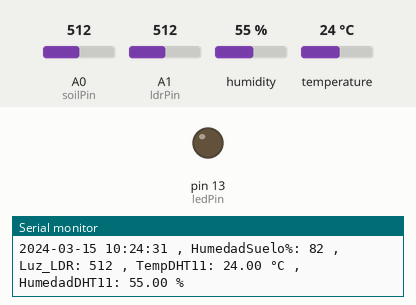
Bench run of a sketch on a simulated Arduino Uno, built with avr-gcc and run on an emulated ATmega328P. On the bench: output pins drawn as LEDs (lit = HIGH), the last lines printed to the serial monitor. Inputs (shaded band) come from the test bench; at power-on: A0 (soilPin) = 512, A1 (ldrPin) = 512, humidity 55 %, temperature 24 °C. The local clock reads 2024-03-15 10:24:30 at power-on unless the sketch sets it.

Above: at 1.8 s.
1.9 s: A0 (soilPin) set to 690
3.4 s: A0 (soilPin) set to 707
At 5.2 s:
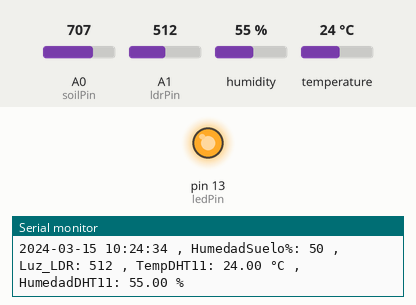
5.7 s: A0 (soilPin) set to 306
At 7.1 s:
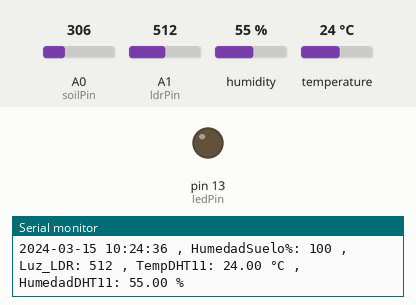
7.8 s: A0 (soilPin) set to 710
At 8.9 s:
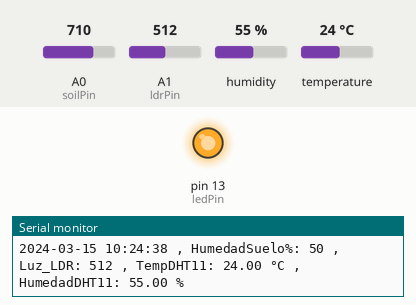
Timing chart, 0 to 10.8 s (numbered marks = the images above; inputs shaded):
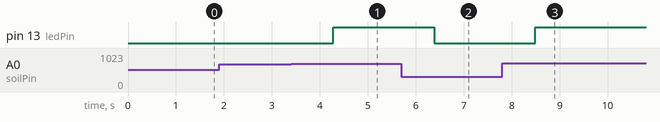

Measured:
- the behaviour switches between 700 and 701 on A0 (soilPin) (found by bisection; images 0 and 1)
- after the input at 3.4 s, pin 13 (ledPin): LOW → HIGH after 0.88 s
- after the input at 5.7 s, pin 13 (ledPin): HIGH → LOW after 0.68 s
- after the input at 7.8 s, pin 13 (ledPin): LOW → HIGH after 0.69 s

The sketch:

MultiSensor_V2.ino
```cpp
/*
   Universidad EAFIT
   Escuela de Ciencias Aplicadas e Ingeniería
   Ingeniería Agronómica
   Curso:    Pensamiento computacional II
   Programa: Ejemplo básico para uso académico de captura de humedad del suelo + RTC + DHT11 + Fotocelda
   Por:      Yomin Jaramillo
*/

// ===== Librerías =====
#include <Wire.h>               // Comunicación I2C
#include "RTClib.h"             // RTC (Adafruit RTClib)
#include "DHT.h"                // Librería del sensor DHT11

// ===== Configuración de sensores =====
#define DHTPIN 2                // Pin digital donde se conecta el DHT11
#define DHTTYPE DHT11           // Tipo de sensor DHT
DHT dht(DHTPIN, DHTTYPE);       // Instancia del sensor DHT11

RTC_DS1307 rtc;                 // Instancia del reloj DS1307

// ===== Pines de sensores y LED =====
const int soilPin = A0;         // Pin analógico del sensor de humedad de suelo
const int ldrPin  = A1;         // Pin analógico de la fotocelda (LDR)
const int ledPin  = 13;         // LED integrado

// ===== Calibración del sensor de humedad =====
const int airValue   = 1023;    // Lectura en aire (suelo seco)
const int waterValue = 400;     // Lectura en agua (suelo húmedo)

// ===== Función para imprimir con 2 dígitos =====
void print2digits(int n) {
  if (n < 10) Serial.print('0');
  Serial.print(n);
}

void setup() {
  pinMode(ledPin, OUTPUT);
  Serial.begin(9600);

  // ---- Inicializar RTC ----
  Wire.begin();
  if (!rtc.begin()) {
    Serial.println("RTC no encontrado");
  }
  if (!rtc.isrunning()) {
    Serial.println("RTC detenido; ajustando con hora de compilacion...");
    rtc.adjust(DateTime(F(__DATE__), F(__TIME__)));
  }

  // ---- Inicializar DHT11 ----
  dht.begin();
}

void loop() {
  // ---- Lecturas analógicas ----
  int soilRaw  = analogRead(soilPin);          // Lectura cruda 0–1023 del sensor de humedad
  int ldrValue = analogRead(ldrPin);           // Lectura cruda de la fotocelda

  // ---- Lecturas del DHT11 ----
  float humidityAir = dht.readHumidity();      // Humedad ambiental %
  float tempAir     = dht.readTemperature();   // Temperatura °C

  // ---- Conversión de humedad del suelo a porcentaje ----
  int soilPercent = map(soilRaw, airValue, waterValue, 0, 100);
  soilPercent = constrain(soilPercent, 0, 100);

  // ---- Timestamp (YYYY-MM-DD HH:MM:SS , ) ----
  DateTime now = rtc.now();
  Serial.print(now.year()); Serial.print('-');
  print2digits(now.month()); Serial.print('-');
  print2digits(now.day()); Serial.print(' ');
  print2digits(now.hour()); Serial.print(':');
  print2digits(now.minute()); Serial.print(':');
  print2digits(now.second());
  Serial.print(" , ");

  // ---- Salida formateada ----
  Serial.print("HumedadSuelo%: ");
  Serial.print(soilPercent);
  Serial.print(" , Luz_LDR: ");
  Serial.print(ldrValue);
  Serial.print(" , TempDHT11: ");
  Serial.print(tempAir);
  Serial.print(" °C , HumedadDHT11: ");
  Serial.print(humidityAir);
  Serial.println(" %");

  // ---- LED indicador según humedad del suelo ----
  if (soilRaw > 700) {
    digitalWrite(ledPin, HIGH);   // Seco → LED ON
  } else {
    digitalWrite(ledPin, LOW);    // Húmedo → LED OFF
  }

  delay(1000);  // Esperar 1 s entre mediciones
}
```
